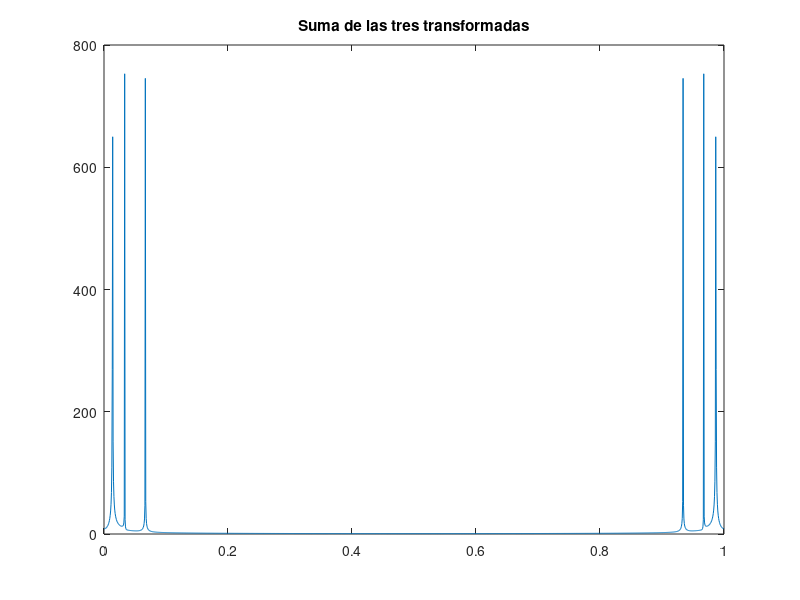
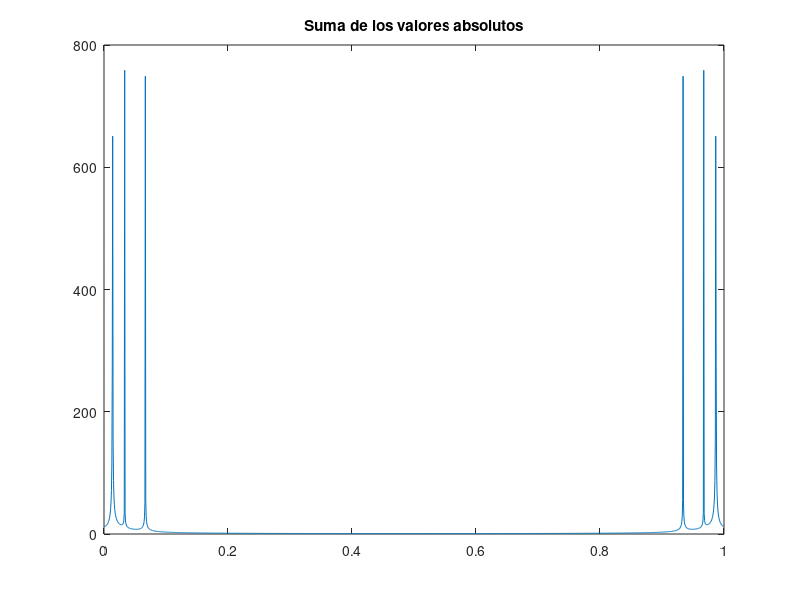

Write MATLAB code to recreate these figures, in order.
%LINEALIDAD DE LA TRANSFORMADA RAPIDA DE FOURIER
clear;
close all,
clc; 

%Para comprobar que se cumpla 
Fs = 1500; %Frecuencia de muestreo 
t=0:(1/Fs):1;

w=50; %1frecuencia
w1=100; %2frecuencia
w2=130; %3frecuencia

%Creamos las tres señales
x=cos(2*pi*w*t);
x1=cos(2*pi*w1*t);
x2=cos(2*pi+w2*t); 

%Sumamos en tiempo
suma=x+x1+x2; 

%Calculamos la transformada de fourier
fft_suma=fft(suma); 

%Calculamos el valor absoluto
abs_fftSuma=abs(fft_suma); 

%Graficamos
figure(1);
plot(t,abs_fftSuma);
title("Suma de las tres transformadas"); 

%Comprobar la linealidad por separado 
%Calculamos las transformadas de fourier
xfft=fft(x); 
x1fft=fft(x1);
x2fft=fft(x2);

%Calculamos sus valores absolutas 
xabs=abs(xfft);
x1abs=abs(x1fft);
x2abs=abs(x2fft);

%Calculamos la suma 
suma_abs=xabs+x1abs+x2abs; 

figure(2);
plot(t,suma_abs);
title("Suma de los valores absolutos"); 

